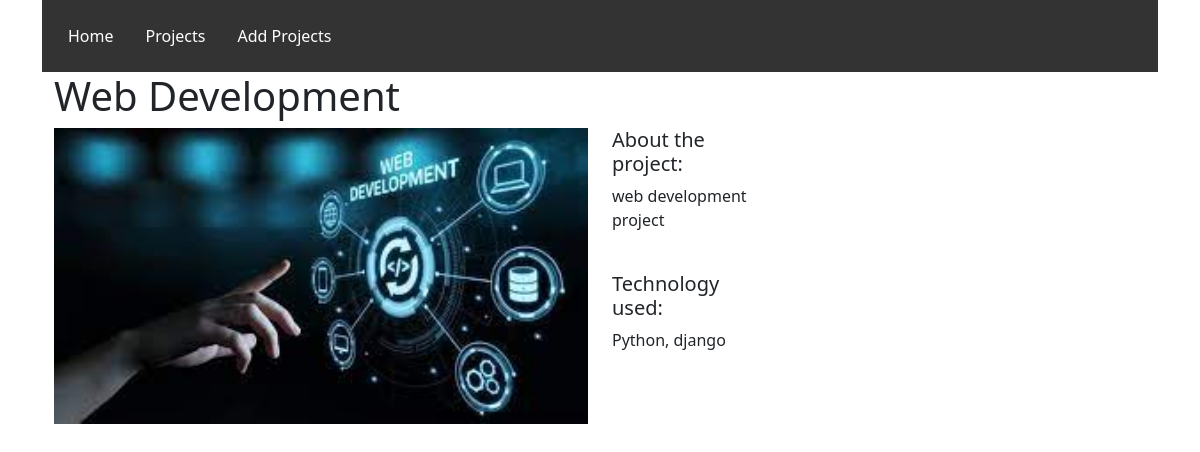
/1/, run on the app's committed database.
### portfolio/models.py (models this page shows, shortened)
class Project(models.Model):
    title = models.CharField(max_length=100)
    description = models.TextField()
    technology = models.CharField(max_length=20)
    link = models.URLField()
    image = models.FileField(upload_to="project_images/", blank=True)

### portfolio/views.py (the view)
# urls.py: path("<int:pk>/", project_detail, name="project_detail"),
def project_detail(request, pk):
    projects = Project.objects.get(pk=pk)
    return render(request, 'details.html', {'project': projects})

### portfolio/templates/details.html
{% extends "base.html" %}
{% load static %}
{% block content %}
<h1>{{ project.title }}</h1>
<div class="row">
    <div class="col-md-6">
        {% if project.image %}
            <img src="{{ project.image.url }}" width="100%">
        {% endif %}
    </div>
    <div class="col-md-2">
        <h5>About the project:</h5>
        <p>{{ project.description }}</p>
        <br>
        <h5>Technology used:</h5>
        <p>{{ project.technology }}</p>
    </div>
</div>
{% endblock %}

### data on the page
Project: title "Web Development", image (picture), description "web development project", technology "Python, django"
